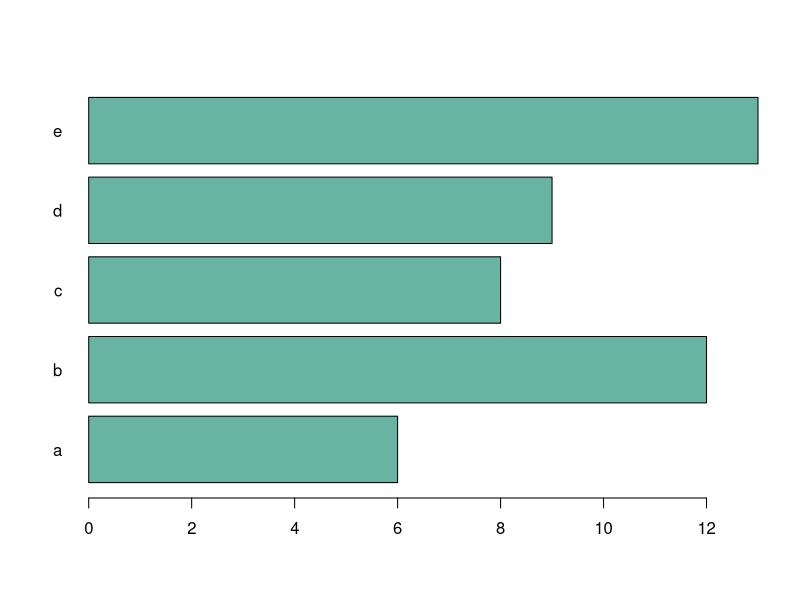

Here is the R script that generated this plot:
# create dummy data
data <- data.frame(
  name=letters[1:5],
  value=sample(seq(4,15),5)
)

# The most basic barplot you can do:
barplot(height=data$value, names=data$name, col="#69b3a2", horiz=T , las=1)